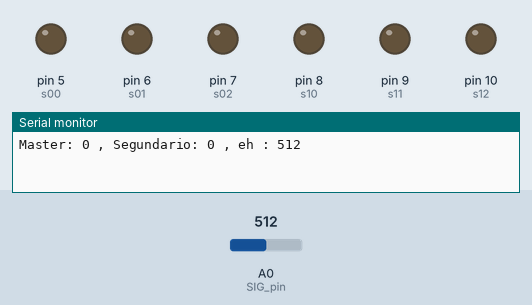
Bench run of a sketch on a simulated Arduino Uno, built with avr-gcc and run on an emulated ATmega328P. On the bench: output pins drawn as LEDs (lit = HIGH), the last lines printed to the serial monitor. The test bench sets the inputs (shaded band); at power-on: A0 (SIG_pin) = 512.

Above: at 0.2 s.
At 1.2 s:
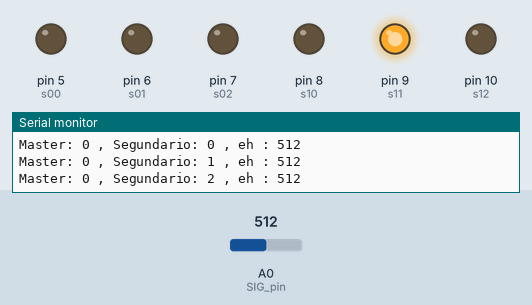
At 2.2 s:
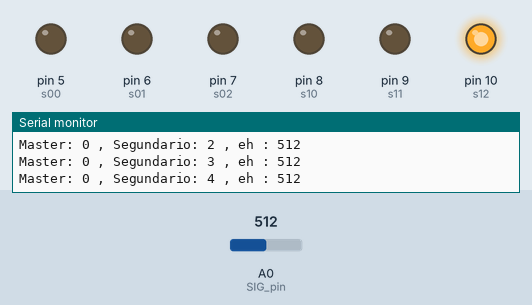
At 4.7 s:
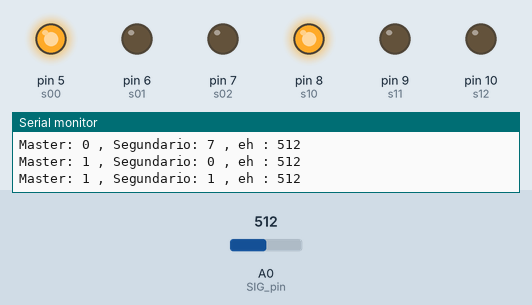
At 7.2 s:
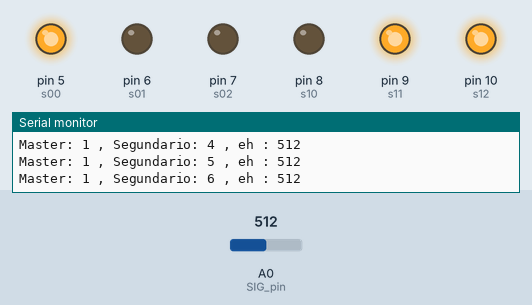
At 9.7 s:
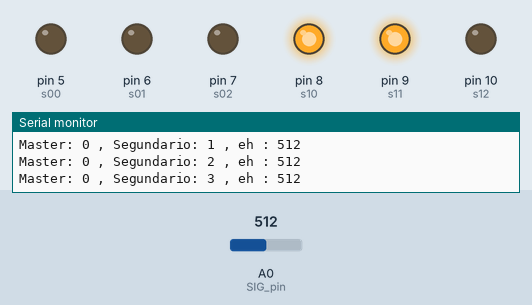
Timing chart, 0 to 10.4 s (numbered marks = the images above):
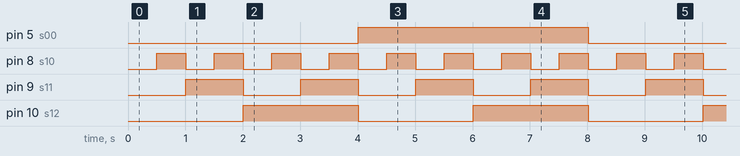

The sketch:

codigo_06_08_2013.ino
```cpp
//Mux control pins
int s00 = 5;
int s01 = 6;
int s02 = 7;
int s10 = 8;
int s11 = 9;
int s12 = 10;

//Mux in "SIG" pin
int SIG_pin = 0;

void setup(){
  pinMode(s00, OUTPUT);
  pinMode(s01, OUTPUT);
  pinMode(s02, OUTPUT);
  pinMode(s10, OUTPUT);
  pinMode(s11, OUTPUT);
  pinMode(s12, OUTPUT);
  digitalWrite(s00, LOW);
  digitalWrite(s01, LOW);
  digitalWrite(s02, LOW);
  digitalWrite(s10, LOW);
  digitalWrite(s11, LOW);
  digitalWrite(s12, LOW);
  Serial.begin(9600);
}

void loop(){


  //Principal fazer iteração de 0 até numero de secundarios a usar (no seu teste = 2)
 for(int princ = 0; princ < 2; princ ++){
  //Secundária, fazer o loop de 0 a 8
  for(int sec = 0; sec < 8; sec ++){
    Serial.print("Master: ");
    Serial.print(princ);
    Serial.print(" , Segundario: ");
    Serial.print(sec);
    Serial.print(" , eh : ");
    Serial.println(readMux(princ,sec));
    delay(500);
   }
  }
}
int readMux(int principal, int secundario){
  int controlPin0[] = {s00, s01, s02};
  int controlPin1[] = {s10, s11, s12};

  //pode-se usar um vetor para armazenar os 3 valores e depois fazer um laço FOR p/ escrever
  bool pr0 = bitRead(principal, 0);
  bool pr1 = bitRead(principal, 1);
  bool pr2 = bitRead(principal, 2);

  bool sec0 = bitRead(secundario, 0);
  bool sec1 = bitRead(secundario, 1);
  bool sec2 = bitRead(secundario, 2);

 //Se estiverem como vetor, pode-se usar um laço FOR aqui para escrever os 3 valores
 digitalWrite(controlPin0[0], pr0);
 digitalWrite(controlPin0[1], pr1);
 digitalWrite(controlPin0[2], pr2);

 digitalWrite(controlPin1[0], sec0);
 digitalWrite(controlPin1[1], sec1);
 digitalWrite(controlPin1[2], sec2);

  //read the value at the SIG pin
  int val = analogRead(SIG_pin);

  //return the value
  return val;
}
```

Measured:
- by itself, pin 5 (s00): alternates HIGH for 4.0 s and LOW for 4.0 s
- by itself, pin 8 (s10): alternates HIGH for 0.50 s and LOW for 0.50 s
- by itself, pin 9 (s11): alternates HIGH for 1.0 s and LOW for 1.0 s
- by itself, pin 10 (s12): alternates HIGH for 2.0 s and LOW for 2.0 s
